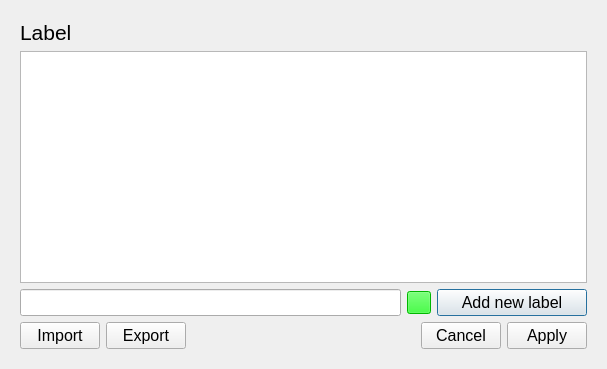
<?xml version="1.0" encoding="UTF-8"?>
<ui version="4.0">
 <class>Dialog</class>
 <widget class="QDialog" name="Dialog">
  <property name="geometry">
   <rect>
    <x>0</x>
    <y>0</y>
    <width>607</width>
    <height>369</height>
   </rect>
  </property>
  <property name="font">
   <font>
    <family>Times New Roman</family>
    <pointsize>12</pointsize>
   </font>
  </property>
  <property name="windowTitle">
   <string>Setting</string>
  </property>
  <layout class="QVBoxLayout" name="verticalLayout_2">
   <item>
    <widget class="QWidget" name="widget" native="true">
     <layout class="QVBoxLayout" name="verticalLayout">
      <item>
       <widget class="QWidget" name="widget_2" native="true">
        <layout class="QHBoxLayout" name="horizontalLayout_3">
         <property name="leftMargin">
          <number>0</number>
         </property>
         <property name="topMargin">
          <number>0</number>
         </property>
         <property name="rightMargin">
          <number>0</number>
         </property>
         <property name="bottomMargin">
          <number>0</number>
         </property>
         <item>
          <widget class="QLabel" name="label">
           <property name="maximumSize">
            <size>
             <width>80</width>
             <height>16777215</height>
            </size>
           </property>
           <property name="font">
            <font>
             <family>Arial</family>
             <pointsize>16</pointsize>
            </font>
           </property>
           <property name="text">
            <string>Label</string>
           </property>
          </widget>
         </item>
         <item>
          <widget class="QLabel" name="label_config_file">
           <property name="text">
            <string/>
           </property>
           <property name="alignment">
            <set>Qt::AlignBottom|Qt::AlignLeading|Qt::AlignLeft</set>
           </property>
          </widget>
         </item>
        </layout>
       </widget>
      </item>
      <item>
       <widget class="QListWidget" name="category_list_widget"/>
      </item>
      <item>
       <layout class="QHBoxLayout" name="horizontalLayout">
        <item>
         <widget class="QLineEdit" name="category_input"/>
        </item>
        <item>
         <widget class="QToolButton" name="color_button">
          <property name="styleSheet">
           <string notr="true">background-color: rgb(0, 255, 0);</string>
          </property>
          <property name="text">
           <string/>
          </property>
         </widget>
        </item>
        <item>
         <widget class="QPushButton" name="add_button">
          <property name="minimumSize">
           <size>
            <width>150</width>
            <height>0</height>
           </size>
          </property>
          <property name="sizeIncrement">
           <size>
            <width>0</width>
            <height>0</height>
           </size>
          </property>
          <property name="font">
           <font>
            <family>Arial</family>
            <pointsize>12</pointsize>
           </font>
          </property>
          <property name="text">
           <string>Add new label</string>
          </property>
          <property name="icon">
           <iconset>
            <normaloff>:/icons/icons/书签_bookmark-one.svg</normaloff>:/icons/icons/书签_bookmark-one.svg</iconset>
          </property>
         </widget>
        </item>
       </layout>
      </item>
      <item>
       <layout class="QHBoxLayout" name="horizontalLayout_2">
        <item>
         <widget class="QPushButton" name="pushButton_import">
          <property name="font">
           <font>
            <family>Arial</family>
            <pointsize>12</pointsize>
           </font>
          </property>
          <property name="text">
           <string>Import</string>
          </property>
          <property name="icon">
           <iconset>
            <normaloff>:/icons/icons/传入3_afferent-three.svg</normaloff>:/icons/icons/传入3_afferent-three.svg</iconset>
          </property>
         </widget>
        </item>
        <item>
         <widget class="QPushButton" name="pushButton_export">
          <property name="font">
           <font>
            <family>Arial</family>
            <pointsize>12</pointsize>
           </font>
          </property>
          <property name="text">
           <string>Export</string>
          </property>
          <property name="icon">
           <iconset>
            <normaloff>:/icons/icons/传出3_efferent-three.svg</normaloff>:/icons/icons/传出3_efferent-three.svg</iconset>
          </property>
         </widget>
        </item>
        <item>
         <spacer name="horizontalSpacer">
          <property name="orientation">
           <enum>Qt::Horizontal</enum>
          </property>
          <property name="sizeHint" stdset="0">
           <size>
            <width>40</width>
            <height>20</height>
           </size>
          </property>
         </spacer>
        </item>
        <item>
         <widget class="QPushButton" name="cancel_button">
          <property name="font">
           <font>
            <family>Arial</family>
            <pointsize>12</pointsize>
           </font>
          </property>
          <property name="text">
           <string>Cancel</string>
          </property>
          <property name="icon">
           <iconset>
            <normaloff>:/icons/icons/关闭_close-one.svg</normaloff>:/icons/icons/关闭_close-one.svg</iconset>
          </property>
         </widget>
        </item>
        <item>
         <widget class="QPushButton" name="apply_button">
          <property name="font">
           <font>
            <family>Arial</family>
            <pointsize>12</pointsize>
           </font>
          </property>
          <property name="text">
           <string>Apply</string>
          </property>
          <property name="icon">
           <iconset>
            <normaloff>:/icons/icons/校验_check-one.svg</normaloff>:/icons/icons/校验_check-one.svg</iconset>
          </property>
         </widget>
        </item>
       </layout>
      </item>
     </layout>
    </widget>
   </item>
  </layout>
 </widget>
 <resources>
  <include location="../icons.qrc"/>
 </resources>
 <connections/>
</ui>
